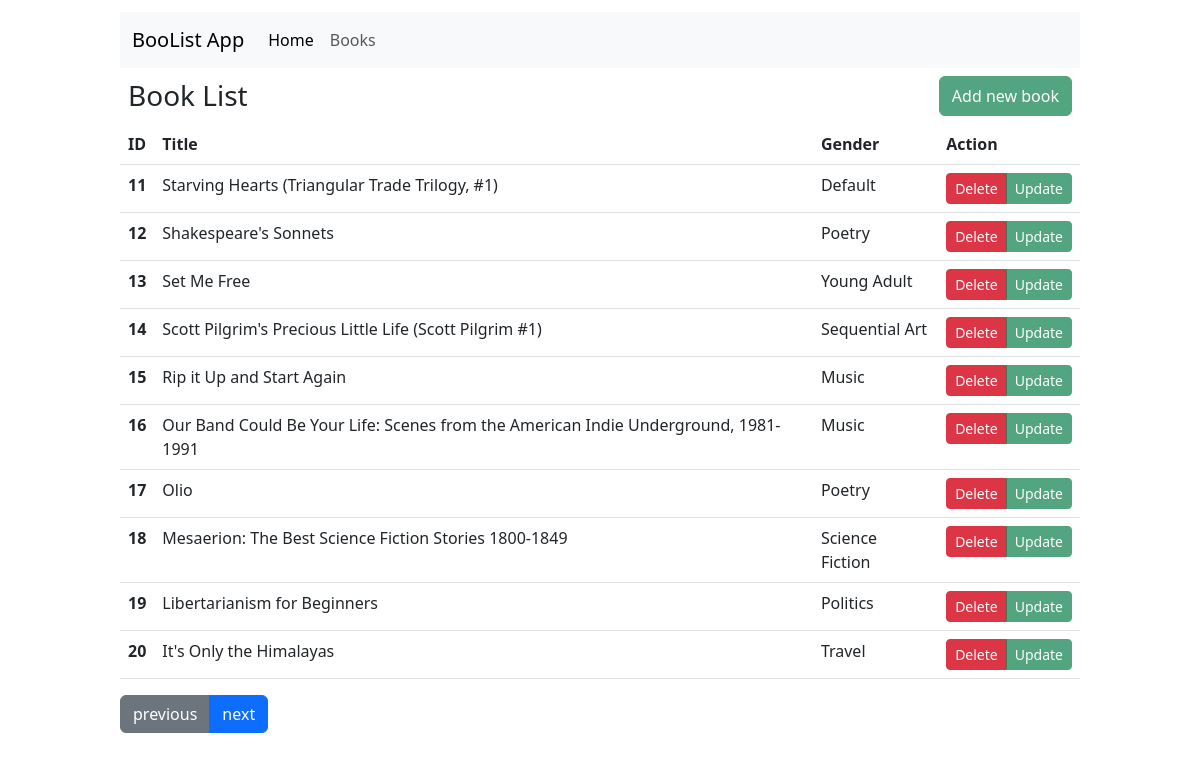
/books/2-10, run on the app's committed database.
### tables this page shows
CREATE TABLE books(
                        id INTEGER PRIMARY KEY AUTOINCREMENT,
                        title TEXT NOT NULL UNIQUE,
                        price_cents INTEGER NOT NULL,
                        description TEXT NOT NULL,
                        category TEXT NOT NULL
        );

### app.py (the view)
@app.route("/books/<int:page>-<int:limit>")
def book_list(page=None, limit=None):
    books =  Book.all(limit=limit, offset=page*limit-limit)
    return render_template('book-list.html', books = books, p=page, l=limit)

### models/bookModel.py (called while the page is built)
    @classmethod
    def from_tuple(cls, t:tuple):
        return Book(t[1], t[2], t[3], t[4], t[0])

    @classmethod
    def all(cls, offset:int = None, limit:int = None) -> list:
        t = Database.fetch_all(BookData.TABLE_NAME, offset=offset, limit=limit)
        l =[]
        for b in t:
            l.append(Book.from_tuple(b))
        return l

### models/database/database.py (called while the page is built)
    @classmethod
    def fetch_all(cls, table_name, limit:int = None, offset:int=None, file_name:str = DATABASE_FILE) -> list[tuple]:
        conn = sqlite3.connect(file_name)
        cur = conn.cursor()
        cur.execute('PRAGMA foreign_key=on;')
        if limit and offset:
            cur.execute(f"SELECT * FROM {table_name} LIMIT {limit} OFFSET {offset};")
        elif limit:
            cur.execute(f"SELECT * FROM {table_name} LIMIT {limit};")
        elif offset:
            cur.execute(f"SELECT * FROM {table_name} OFFSET {offset};")
        else:
            cur.execute(f"SELECT * FROM {table_name};")
        result = cur.fetchall()
        conn.commit()
        cur.close()
        return result

### templates/book-list.html (shortened to what this page needs)
{% extends "base.html" %}
{% block content %}
    <div class="d-flex p-2 justify-content-between">
        <h3 style="margin:3px 0;">Book List</h3>
        <button type="button" class="btn btn-success opacity-75">Add new book</button>
    </div>
    <table class="table table-hover">
        <thead>
            <tr>
                <th scope="col">ID</th>
                <th scope="col">Title</th>
                <th scope="col">Gender</th>
                <th scope="col">Action</th>
            </tr>
        </thead>
        <tbody>
            {% for book in books %}
            <tr>
                <th scope="row">{{ book.ID }}</th>
                <td>{{ book.title }}</td>
                <td>{{ book.category }}</td>
                <td>
                    <div class="btn-group" role="group" aria-label="Basic example">
                        <button type="button" class="btn btn-sm btn-danger" data-bs-toggle="modal" data-bs-target="#delete_{{books.ID}}">Delete</button>
                        <button type="button" class="btn btn-sm btn-success opacity-75">Update</button>
                    </div>
                </td>
            </tr>
            {% endfor %}
        </tbody>
    </table>
    <div class="btn-group">
        {% if p > 1 %}
        <a class="btn btn-secondary" role="button" href="{{ url_for('book_list', page=p-1, limit=l) }}">previous</a>
        {% endif %}
        <a class="btn btn-primary" role="button" href="{{ url_for('book_list', page=p+1, limit=l) }}">next</a>
    </div>
{% endblock %}

### data on the page
books: ID "11", title "Starving Hearts (Triangular Trade Trilogy, #1)", category "Default"
books: ID "12", title "Shakespeare's Sonnets", category "Poetry"
books: ID "13", title "Set Me Free", category "Young Adult"
books: ID "14", title "Scott Pilgrim's Precious Little Life (Scott Pilgrim #1)", category "Sequential Art"
books: ID "15", title "Rip it Up and Start Again", category "Music"
books: ID "16", title "Our Band Could Be Your Life: Scenes from the American Indie Underground, 1981-1991", category "Music"
books: ID "17", title "Olio", category "Poetry"
books: ID "18", title "Mesaerion: The Best Science Fiction Stories 1800-1849", category "Science Fiction"
books: ID "19", title "Libertarianism for Beginners", category "Politics"
books: ID "20", title "It's Only the Himalayas", category "Travel"
